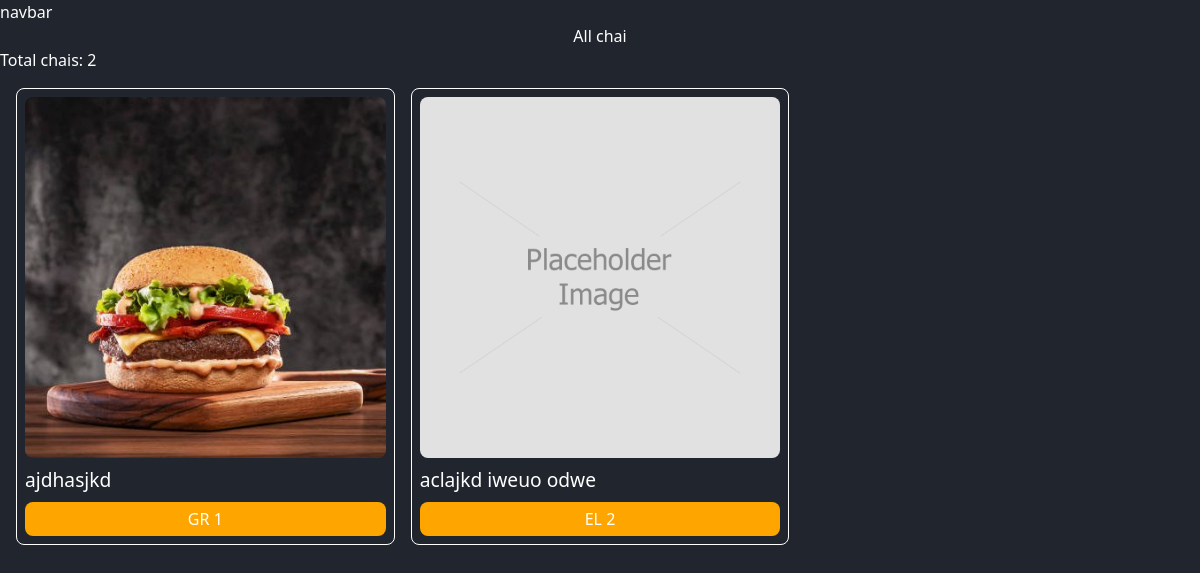
The app's page /chai/, older data.
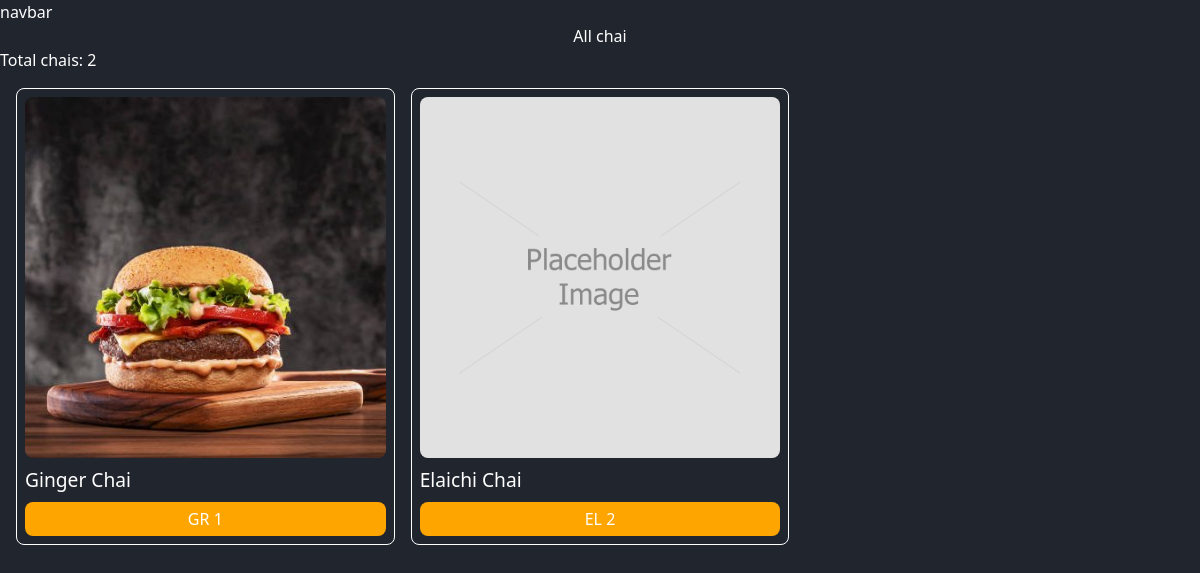
The same page, newer data.
### chai/models.py (models this page shows, shortened)
class ChaiVariety(models.Model):
    CHAI_TYPE_CHOICE = [
        ("ML", "MASALA"),
        ("GR", "GINGER"),
        ("KI", "KIWI"),
        ("EL", "ELAICHI"),
        ("PL", "PLAIN"),
    ]
    name = models.CharField(max_length=100)
    image = models.ImageField(upload_to="chais/")  # Must be a string
    created_at = models.DateTimeField(default=timezone.now)
    chai_type = models.CharField(max_length=2, choices=CHAI_TYPE_CHOICE)
    description = models.TextField(default="")
    price = models.IntegerField(default=0)

### chai/views.py (the view)
# urls.py: path("", views.all_chai, name="all-chai"),
def all_chai(request):
    chais = ChaiVariety.objects.all()
    return render(request, "chai/all_chai.html", {"chais": chais} )

### chai/templates/chai/all_chai.html (shortened to what this page needs)
{% extends "layout.html" %}
{% block content %}
<h1>All chai</h1>
<p>Total chais: {{ chais|length }}</p>
<div class="all-chais">
    {% for chai in chais %}
    <div class="chai-item">
        <img src="{{chai.image.url}}" alt="chai-image" />
        <h2>{{chai.name}}</h2>
        <a href="{% url 'chai-detail' chai.id %}">
            <button>
                {{chai.chai_type}} {{chai.id}}
            </button>
        </a>
    </div>
{% endfor %}
</div>
{% endblock  %}

Row changes from the older to the newer data that the page shows:
changed ChaiVariety "GR": name "ajdhasjkd" → "Ginger Chai"
changed ChaiVariety "EL": name "aclajkd iweuo odwe" → "Elaichi Chai"
